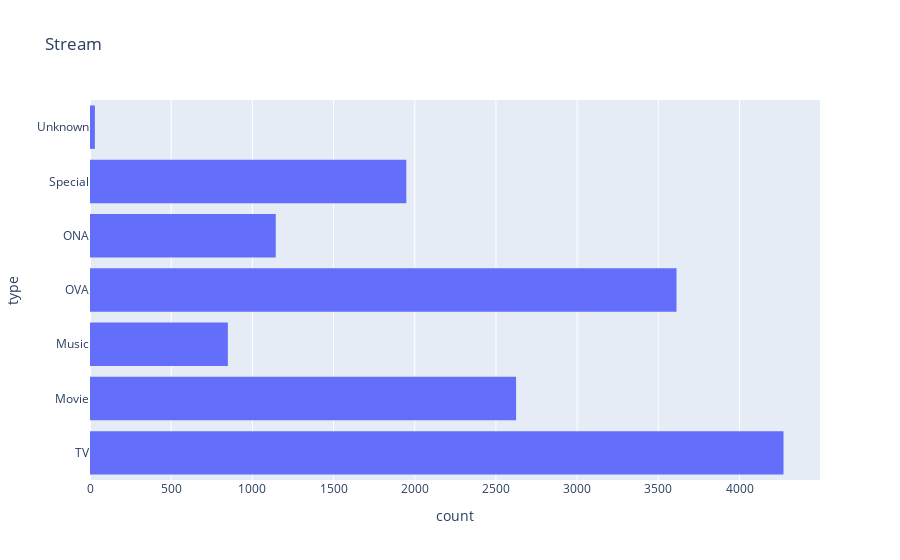

The code cell stored with this chart in its notebook:
### Code cell
import plotly.express as px

tips = px.data.tips()
fig = px.histogram(base, y="type", orientation="h", title='Stream').update_xaxes(categoryorder='total ascending')
fig.show()

### Figure 1 — Plotly figure (JSON) as saved in the notebook; plotly's stock layout.template omitted (floating-point values rounded to 4 significant figures; data arrays with more than 128 entries replaced by an {"elided": "..."} marker saying what was removed)
{"data": [{"alignmentgroup": "True", "bingroup": "y", "hovertemplate": "count=%{x}<br>type=%{y}<extra></extra>", "legendgroup": "", "marker": {"color": "#636efa"}, "name": "", "offsetgroup": "", "orientation": "h", "showlegend": false, "type": "histogram", "xaxis": "x", "y": {"elided": "14478 str values"}, "yaxis": "y"}], "layout": {"barmode": "relative", "legend": {"tracegroupgap": 0}, "title": {"text": "Stream"}, "xaxis": {"anchor": "y", "categoryorder": "total ascending", "domain": [0, 1], "title": {"text": "count"}}, "yaxis": {"anchor": "x", "domain": [0, 1], "title": {"text": "type"}}}}
